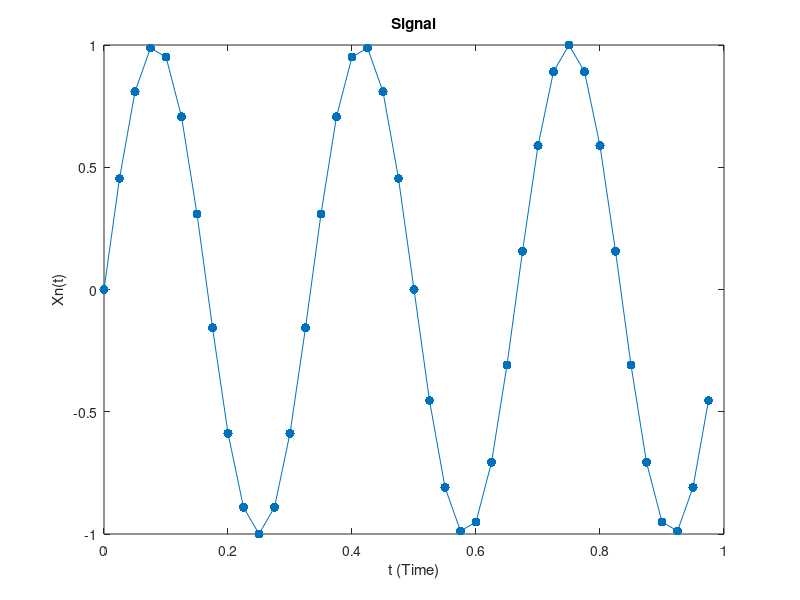
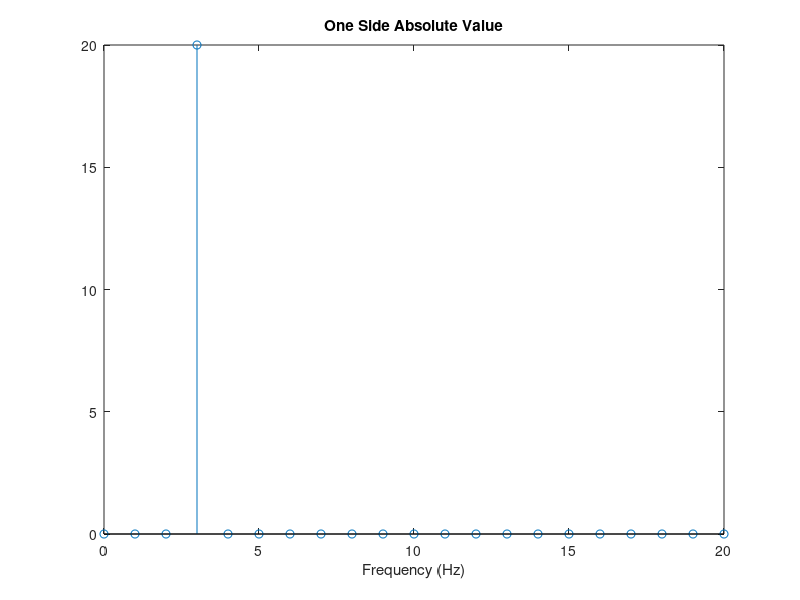

The MATLAB script that drew these images, in order:
clc,clear,close

fs = 40;   % Sampling Frequency
T = 1/fs;  % Sampling Period
N = 40;    % Length of Signal
t = (0:N-1)*T; % Time Vector

fc = 3;    % Frequency
Xn = sin(2*pi*fc*t);

plot(t,Xn,'.-', 'MarkerSize',20);
title("Signal")
xlabel("t (Time)")
ylabel("Xn(t)")

Y = fft(Xn);
k = 0:N/2;
freq = k*fs/N;

figure
stem(freq,abs(Y(1:(N/2)+1)));
title("One Side Absolute Value");
xlabel("Frequency (Hz)");